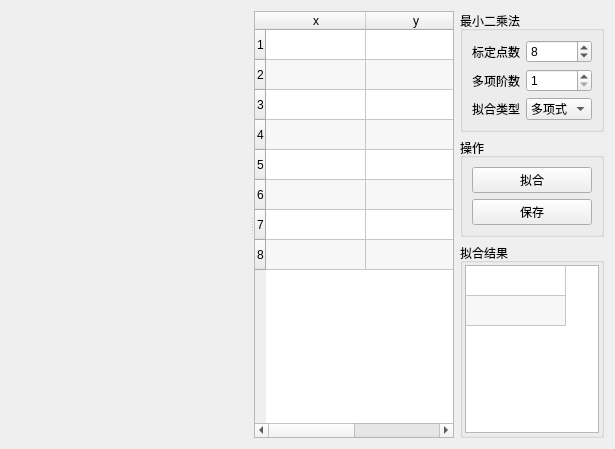
<?xml version="1.0" encoding="UTF-8"?>
<ui version="4.0">
 <class>LeastSquare</class>
 <widget class="QWidget" name="LeastSquare">
  <property name="geometry">
   <rect>
    <x>0</x>
    <y>0</y>
    <width>615</width>
    <height>449</height>
   </rect>
  </property>
  <property name="windowTitle">
   <string>Form</string>
  </property>
  <layout class="QHBoxLayout" name="horizontalLayout">
   <item>
    <widget class="QSplitter" name="spltPlot">
     <property name="sizePolicy">
      <sizepolicy hsizetype="Expanding" vsizetype="Preferred">
       <horstretch>0</horstretch>
       <verstretch>0</verstretch>
      </sizepolicy>
     </property>
     <property name="orientation">
      <enum>Qt::Horizontal</enum>
     </property>
     <widget class="FitChart" name="chartFit" native="true">
      <property name="sizePolicy">
       <sizepolicy hsizetype="Expanding" vsizetype="Preferred">
        <horstretch>0</horstretch>
        <verstretch>0</verstretch>
       </sizepolicy>
      </property>
     </widget>
     <widget class="QTableWidget" name="twAverage">
      <property name="sizePolicy">
       <sizepolicy hsizetype="Preferred" vsizetype="Expanding">
        <horstretch>0</horstretch>
        <verstretch>0</verstretch>
       </sizepolicy>
      </property>
      <property name="maximumSize">
       <size>
        <width>200</width>
        <height>16777215</height>
       </size>
      </property>
      <property name="alternatingRowColors">
       <bool>true</bool>
      </property>
      <property name="rowCount">
       <number>8</number>
      </property>
      <row/>
      <row/>
      <row/>
      <row/>
      <row/>
      <row/>
      <row/>
      <row/>
      <column>
       <property name="text">
        <string>x</string>
       </property>
      </column>
      <column>
       <property name="text">
        <string>y</string>
       </property>
      </column>
     </widget>
    </widget>
   </item>
   <item>
    <layout class="QVBoxLayout" name="verticalLayout">
     <item>
      <widget class="QGroupBox" name="groupBox">
       <property name="sizePolicy">
        <sizepolicy hsizetype="Preferred" vsizetype="Preferred">
         <horstretch>0</horstretch>
         <verstretch>0</verstretch>
        </sizepolicy>
       </property>
       <property name="title">
        <string>最小二乘法</string>
       </property>
       <layout class="QGridLayout" name="gridLayout_3">
        <item row="3" column="0">
         <widget class="QLabel" name="label_19">
          <property name="maximumSize">
           <size>
            <width>48</width>
            <height>16777215</height>
           </size>
          </property>
          <property name="text">
           <string>多项阶数</string>
          </property>
          <property name="alignment">
           <set>Qt::AlignLeading|Qt::AlignLeft|Qt::AlignVCenter</set>
          </property>
         </widget>
        </item>
        <item row="0" column="0">
         <widget class="QLabel" name="label_20">
          <property name="maximumSize">
           <size>
            <width>48</width>
            <height>16777215</height>
           </size>
          </property>
          <property name="text">
           <string>标定点数</string>
          </property>
          <property name="alignment">
           <set>Qt::AlignLeading|Qt::AlignLeft|Qt::AlignVCenter</set>
          </property>
         </widget>
        </item>
        <item row="0" column="1">
         <widget class="QSpinBox" name="spbxSamplePointSum">
          <property name="minimum">
           <number>2</number>
          </property>
          <property name="value">
           <number>8</number>
          </property>
         </widget>
        </item>
        <item row="3" column="1">
         <widget class="QSpinBox" name="spbxOrder">
          <property name="minimum">
           <number>1</number>
          </property>
          <property name="maximum">
           <number>6</number>
          </property>
         </widget>
        </item>
        <item row="4" column="0">
         <widget class="QLabel" name="label_25">
          <property name="maximumSize">
           <size>
            <width>48</width>
            <height>16777215</height>
           </size>
          </property>
          <property name="text">
           <string>拟合类型</string>
          </property>
          <property name="alignment">
           <set>Qt::AlignLeading|Qt::AlignLeft|Qt::AlignVCenter</set>
          </property>
         </widget>
        </item>
        <item row="4" column="1">
         <widget class="QComboBox" name="comboBox_14">
          <property name="sizePolicy">
           <sizepolicy hsizetype="Preferred" vsizetype="Fixed">
            <horstretch>0</horstretch>
            <verstretch>0</verstretch>
           </sizepolicy>
          </property>
          <property name="editable">
           <bool>false</bool>
          </property>
          <item>
           <property name="text">
            <string>多项式</string>
           </property>
          </item>
          <item>
           <property name="text">
            <string>指数型</string>
           </property>
          </item>
          <item>
           <property name="text">
            <string>对数型</string>
           </property>
          </item>
         </widget>
        </item>
       </layout>
      </widget>
     </item>
     <item>
      <widget class="QGroupBox" name="groupBox_2">
       <property name="title">
        <string>操作</string>
       </property>
       <layout class="QGridLayout" name="gridLayout_4">
        <item row="0" column="0">
         <widget class="QPushButton" name="btnFit">
          <property name="text">
           <string>拟合</string>
          </property>
          <property name="icon">
           <iconset>
            <normaloff>:/icon/fit.ico</normaloff>:/icon/fit.ico</iconset>
          </property>
         </widget>
        </item>
        <item row="2" column="0">
         <widget class="QPushButton" name="pushButton_26">
          <property name="sizePolicy">
           <sizepolicy hsizetype="Minimum" vsizetype="Fixed">
            <horstretch>0</horstretch>
            <verstretch>0</verstretch>
           </sizepolicy>
          </property>
          <property name="text">
           <string>保存</string>
          </property>
          <property name="icon">
           <iconset>
            <normaloff>:/icon/save.ico</normaloff>:/icon/save.ico</iconset>
          </property>
         </widget>
        </item>
       </layout>
      </widget>
     </item>
     <item>
      <widget class="QGroupBox" name="groupBox_5">
       <property name="maximumSize">
        <size>
         <width>16777215</width>
         <height>16777215</height>
        </size>
       </property>
       <property name="title">
        <string>拟合结果</string>
       </property>
       <layout class="QGridLayout" name="gridLayout_14">
        <property name="leftMargin">
         <number>2</number>
        </property>
        <property name="topMargin">
         <number>2</number>
        </property>
        <property name="rightMargin">
         <number>2</number>
        </property>
        <property name="bottomMargin">
         <number>2</number>
        </property>
        <item row="2" column="0">
         <widget class="QTableWidget" name="twFactor">
          <property name="sizePolicy">
           <sizepolicy hsizetype="Ignored" vsizetype="Expanding">
            <horstretch>0</horstretch>
            <verstretch>0</verstretch>
           </sizepolicy>
          </property>
          <property name="editTriggers">
           <set>QAbstractItemView::NoEditTriggers</set>
          </property>
          <property name="alternatingRowColors">
           <bool>true</bool>
          </property>
          <property name="rowCount">
           <number>2</number>
          </property>
          <property name="columnCount">
           <number>1</number>
          </property>
          <attribute name="horizontalHeaderVisible">
           <bool>false</bool>
          </attribute>
          <attribute name="horizontalHeaderHighlightSections">
           <bool>true</bool>
          </attribute>
          <attribute name="verticalHeaderVisible">
           <bool>false</bool>
          </attribute>
          <row/>
          <row/>
          <column/>
         </widget>
        </item>
       </layout>
      </widget>
     </item>
    </layout>
   </item>
  </layout>
 </widget>
 <customwidgets>
  <customwidget>
   <class>FitChart</class>
   <extends>QWidget</extends>
   <header>fitchart.h</header>
   <container>1</container>
  </customwidget>
 </customwidgets>
 <resources/>
 <connections/>
</ui>
